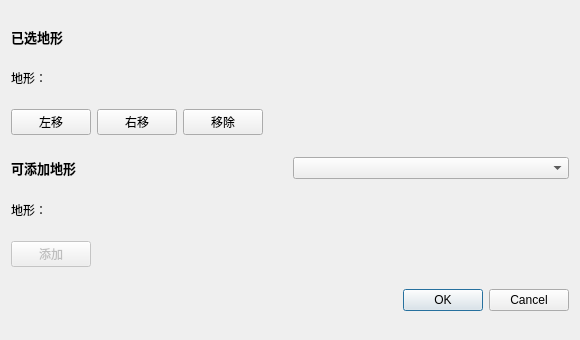
<?xml version="1.0" encoding="UTF-8"?>
<ui version="4.0">
 <class>TileSetter</class>
 <widget class="QWidget" name="TileSetter">
  <property name="windowModality">
   <enum>Qt::ApplicationModal</enum>
  </property>
  <property name="geometry">
   <rect>
    <x>0</x>
    <y>0</y>
    <width>580</width>
    <height>340</height>
   </rect>
  </property>
  <property name="sizePolicy">
   <sizepolicy hsizetype="Preferred" vsizetype="Preferred">
    <horstretch>0</horstretch>
    <verstretch>0</verstretch>
   </sizepolicy>
  </property>
  <property name="minimumSize">
   <size>
    <width>0</width>
    <height>0</height>
   </size>
  </property>
  <property name="windowTitle">
   <string>地形设置</string>
  </property>
  <layout class="QVBoxLayout" name="verticalLayout">
   <property name="sizeConstraint">
    <enum>QLayout::SetDefaultConstraint</enum>
   </property>
   <item>
    <widget class="QLabel" name="selectedTilesLabel">
     <property name="sizePolicy">
      <sizepolicy hsizetype="Preferred" vsizetype="Fixed">
       <horstretch>0</horstretch>
       <verstretch>0</verstretch>
      </sizepolicy>
     </property>
     <property name="toolTip">
      <string>地图地形纹理集中的地形。</string>
     </property>
     <property name="text">
      <string>&lt;html&gt;&lt;head/&gt;&lt;body&gt;&lt;p&gt;&lt;span style=&quot; font-size:10pt; font-weight:600;&quot;&gt;已选地形&lt;/span&gt;&lt;/p&gt;&lt;/body&gt;&lt;/html&gt;</string>
     </property>
    </widget>
   </item>
   <item>
    <widget class="QLabel" name="selectedTileLabel">
     <property name="sizePolicy">
      <sizepolicy hsizetype="Preferred" vsizetype="Fixed">
       <horstretch>0</horstretch>
       <verstretch>0</verstretch>
      </sizepolicy>
     </property>
     <property name="toolTip">
      <string>当前地形名称。</string>
     </property>
     <property name="text">
      <string>地形：</string>
     </property>
    </widget>
   </item>
   <item>
    <layout class="QHBoxLayout" name="flowlayout_placeholder_1">
     <property name="sizeConstraint">
      <enum>QLayout::SetDefaultConstraint</enum>
     </property>
    </layout>
   </item>
   <item>
    <layout class="QHBoxLayout" name="horizontalLayout">
     <item>
      <widget class="QPushButton" name="selectedShiftLeft">
       <property name="toolTip">
        <string>将所选地形左移。</string>
       </property>
       <property name="text">
        <string>左移</string>
       </property>
      </widget>
     </item>
     <item>
      <widget class="QPushButton" name="selectedShiftRight">
       <property name="toolTip">
        <string>将所选地形右移。</string>
       </property>
       <property name="text">
        <string>右移</string>
       </property>
      </widget>
     </item>
     <item>
      <widget class="QPushButton" name="selectedRemove">
       <property name="toolTip">
        <string>从地形集中移除所选地形。</string>
       </property>
       <property name="text">
        <string>移除</string>
       </property>
      </widget>
     </item>
     <item>
      <spacer name="horizontalSpacer_2">
       <property name="orientation">
        <enum>Qt::Horizontal</enum>
       </property>
       <property name="sizeHint" stdset="0">
        <size>
         <width>40</width>
         <height>20</height>
        </size>
       </property>
      </spacer>
     </item>
    </layout>
   </item>
   <item>
    <layout class="QHBoxLayout" name="horizontalLayout_3">
     <item>
      <widget class="QLabel" name="additionalTilesLabel">
       <property name="sizePolicy">
        <sizepolicy hsizetype="Preferred" vsizetype="Fixed">
         <horstretch>0</horstretch>
         <verstretch>0</verstretch>
        </sizepolicy>
       </property>
       <property name="toolTip">
        <string>可添加到地图地形集的地形。</string>
       </property>
       <property name="text">
        <string>&lt;html&gt;&lt;head/&gt;&lt;body&gt;&lt;p&gt;&lt;span style=&quot; font-size:10pt; font-weight:600;&quot;&gt;可添加地形&lt;/span&gt;&lt;/p&gt;&lt;/body&gt;&lt;/html&gt;</string>
       </property>
      </widget>
     </item>
     <item>
      <widget class="QComboBox" name="tileset">
       <property name="toolTip">
        <string>选择添加地形的来源地形集。</string>
       </property>
       <property name="maxVisibleItems">
        <number>20</number>
       </property>
      </widget>
     </item>
    </layout>
   </item>
   <item>
    <widget class="QLabel" name="additionalTileLabel">
     <property name="sizePolicy">
      <sizepolicy hsizetype="Preferred" vsizetype="Fixed">
       <horstretch>0</horstretch>
       <verstretch>0</verstretch>
      </sizepolicy>
     </property>
     <property name="toolTip">
      <string>当前地形名称。</string>
     </property>
     <property name="text">
      <string>地形：</string>
     </property>
    </widget>
   </item>
   <item>
    <layout class="QHBoxLayout" name="flowlayout_placeholder_2">
     <property name="sizeConstraint">
      <enum>QLayout::SetDefaultConstraint</enum>
     </property>
    </layout>
   </item>
   <item>
    <layout class="QHBoxLayout" name="horizontalLayout_2">
     <item>
      <widget class="QPushButton" name="additionalAdd">
       <property name="enabled">
        <bool>false</bool>
       </property>
       <property name="sizePolicy">
        <sizepolicy hsizetype="Minimum" vsizetype="Fixed">
         <horstretch>0</horstretch>
         <verstretch>0</verstretch>
        </sizepolicy>
       </property>
       <property name="toolTip">
        <string>将所选可添加地形加入地图地形集。</string>
       </property>
       <property name="text">
        <string>添加</string>
       </property>
      </widget>
     </item>
     <item>
      <spacer name="horizontalSpacer">
       <property name="orientation">
        <enum>Qt::Horizontal</enum>
       </property>
       <property name="sizeHint" stdset="0">
        <size>
         <width>40</width>
         <height>20</height>
        </size>
       </property>
      </spacer>
     </item>
    </layout>
   </item>
   <item>
    <widget class="QDialogButtonBox" name="buttonBox">
     <property name="standardButtons">
      <set>QDialogButtonBox::Cancel|QDialogButtonBox::Ok</set>
     </property>
    </widget>
   </item>
  </layout>
 </widget>
 <layoutdefault spacing="6" margin="11"/>
 <resources/>
 <connections/>
</ui>
